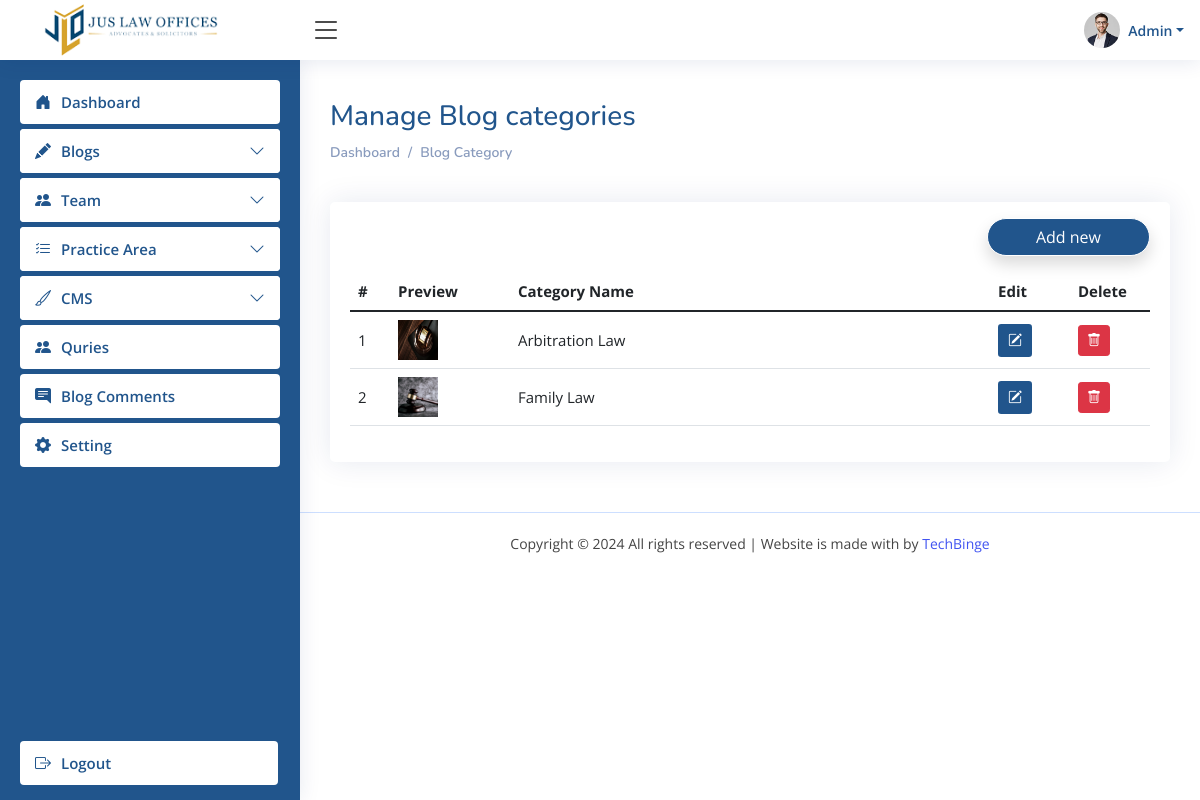
Page /admin/index.php?manage-category (signed in) on the committed database.
### tables this page shows
CREATE TABLE `blog_category` (
  `id` int(20) NOT NULL,
  `blog_categ` varchar(200) NOT NULL,
  `blog_categ_code` varchar(200) NOT NULL,
  `image` text NOT NULL,
  `created_at` timestamp NOT NULL DEFAULT current_timestamp() ON UPDATE current_timestamp()
);

### admin/includes/function.php (called while the page is built, shortened)
<?php
include('../../php-mail-verification/index.php');
                ?>
                            <?php
function getBlogCateg($db)
{
    $query="SELECT * FROM `blog_category` ORDER BY id DESC ";
    $run=mysqli_query($db,$query);
    $data = array();
    while($fetch = mysqli_fetch_assoc($run))
    {
        $data[] = $fetch;
    }
    return $data;
}
?>

### admin/includes/manage-category.php (the view, shortened to what this page needs)
<?php
  include("db.php");
?>
<main id="main" class="main">
  <div class="card-title">
    <h3>Manage Blog categories</h3>
        <nav>
                <ol class="breadcrumb">
                <li class="breadcrumb-item"><a href="index.php?dashboard">Dashboard</a></li>
                <li class="breadcrumb-item"><a href="index.php?dashboard">Blog Category</a></li>
                </ol>
            </nav>
  </div>
  <section class="section">
    <div class="row">
      <div class="col-md-12">
        <div class="card">
          <div class="card-body pt-3">
            <p class="text-end" id="export" >
                <button type="button" class="btn rounded-pill shadow px-5 spl-btn float-right" data-toggle="modal" data-target="#exampleModal">
                  Add new
                </button>
            </p>
            <table class="table datatable" id="category">
              <thead>
                <tr>
                  <th scope="col" width="5%">#</th>
                  <th scope="col" width="15%">Preview</th>
                  <th scope="col" width="60%">Category Name</th>
                  <th scope="col" width="10%">Edit</th>
                  <th scope="col" width="10%">Delete</th>
                </tr>
              </thead>
              <tbody>
              <?php
                  $data = getBlogCateg($db);
                  $count=1;
                  foreach($data as $row)
                  {
              ?>
                    <tr>
                    <td class="align-middle" scope="row"><?=$count?></td>
                     <td class="align-middle" >
                        <img src="./uploaded_category_images/<?= $row['image']?>" id="product-img" class="" style="height: 40px; width: 40px" alt="<?php
                        $alt= str_replace(' ', '-', ( $row['image']));
                        echo$alt?>">
                    </td>
                    <td class="align-middle"><?= $row['blog_categ']?></td>
                    <?php
                      $blog_categ = $row['blog_categ'];
                      $blog_categ_code = $row['blog_categ_code'];
                      $image = $row['image'];
                    ?>
                    <td class="align-middle">
                      <a class="btn btn-sm site_btn" onclick="edit_blog_category('<?=$blog_categ?>','<?=$blog_categ_code?>','<?=$image?>')"> <i class="bi bi-pencil-square"></i></a>
                    </td>
                    <td class="align-middle">
                      <a class="btn btn-sm btn-danger " href="includes/function.php?delete_blog_category=<?=$blog_categ_code ?>" onclick="return  confirm('Are you sure, You want to delete this Category? ')"> <i class="bi bi-trash"></i></a>
                    </td>
                    </tr>
              <?php
                  $count++;
                  }
              ?>
              </tbody>
            </table>
          </div>
        </div>
      </div>
    </div>
  </section>
</main>

### admin/assets/css/style.css (style rules this page uses)
:root { scroll-behavior: smooth; --para: #8f8686; --mainbg: #6495ED; --white: #fff; --blue: var(--white); --purple: #4154f1; --gray: #444444; --gradient : linear-gradient(to bottom r?ight, rgba(170, 27, 76, 1.0), rgba(206, 66, 68, 1.0)); --main : #21558c; --main2 : #d3a213; --main3: #BFACE2; }
a { color: #000000; }
table { border-collapse: collapse; width: 100%; }
th { font-size: 15px; }
td { font-size: 15px; }
body { font-family: "Open Sans", sans-serif; background: var(--white); color: #444444; }
a { color: #4154f1; text-decoration: none; }
h1, h2, h3, h4, h5, h6 { font-family: "Nunito", sans-serif; }
.spl-btn { border: 1px solid var(--white); background-color: var(--main); color: var(--white); }
.site_btn { border: 2px solid var(--main); background-color: var(--main); color: var(--white); }
#main { margin-top: 60px; padding: 20px 30px; transition: all 0.3s; }
.card { margin-bottom: 30px; border: none; border-radius: 5px; box-shadow: 0px 0 30px rgba(1, 41, 112, 0.1); }
.card-title { padding: 20px 0 15px 0; font-size: 18px; font-weight: 500; color: var(--main); font-family: "Poppins", sans-serif; }
.card-body { padding: 0 20px 20px 20px; }
.breadcrumb { font-size: 14px; font-family: "Nunito", sans-serif; color: #899bbd; font-weight: 600; }
.breadcrumb a { color: #899bbd; transition: 0.3s; }
.breadcrumb .breadcrumb-item::before { color: #899bbd; }
@media (min-width: 1200px) { #main, #footer { margin-left: 300px; } }

### rows in the picture
blog_category: image (picture), blog_categ "Arbitration Law"
blog_category: image (picture), blog_categ "Family Law"
